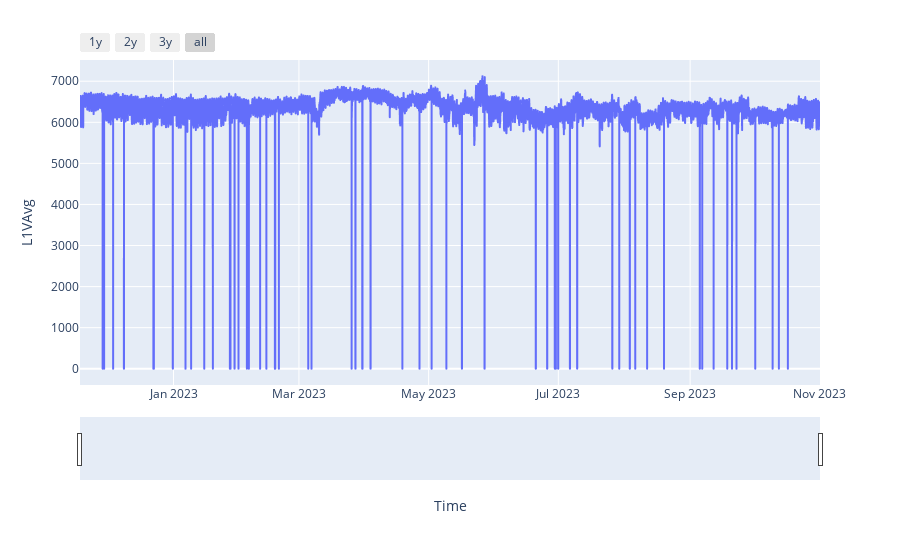

Notebook source saved alongside this figure:
### Code cell
sliderPlot(df,'L1VAvg')

### Figure 1 — Plotly figure (JSON) as saved in the notebook; plotly's stock layout.template omitted (floating-point values rounded to 4 significant figures; data arrays with more than 128 entries replaced by an {"elided": "..."} marker saying what was removed)
{"data": [{"hovertemplate": "Time=%{x}<br>L1VAvg=%{y}<extra></extra>", "legendgroup": "", "line": {"color": "#636efa", "dash": "solid"}, "marker": {"symbol": "circle"}, "mode": "lines", "name": "", "showlegend": false, "type": "scattergl", "x": {"elided": "16708 str values"}, "xaxis": "x", "y": {"elided": "16708 int values"}, "yaxis": "y"}], "layout": {"legend": {"tracegroupgap": 0}, "margin": {"t": 60}, "xaxis": {"anchor": "y", "domain": [0, 1], "rangeselector": {"buttons": [{"count": 1, "label": "1y", "step": "year", "stepmode": "backward"}, {"count": 2, "label": "2y", "step": "year", "stepmode": "backward"}, {"count": 3, "label": "3y", "step": "year", "stepmode": "backward"}, {"step": "all"}]}, "rangeslider": {"visible": true}, "title": {"text": "Time"}}, "yaxis": {"anchor": "x", "domain": [0, 1], "title": {"text": "L1VAvg"}}}}
